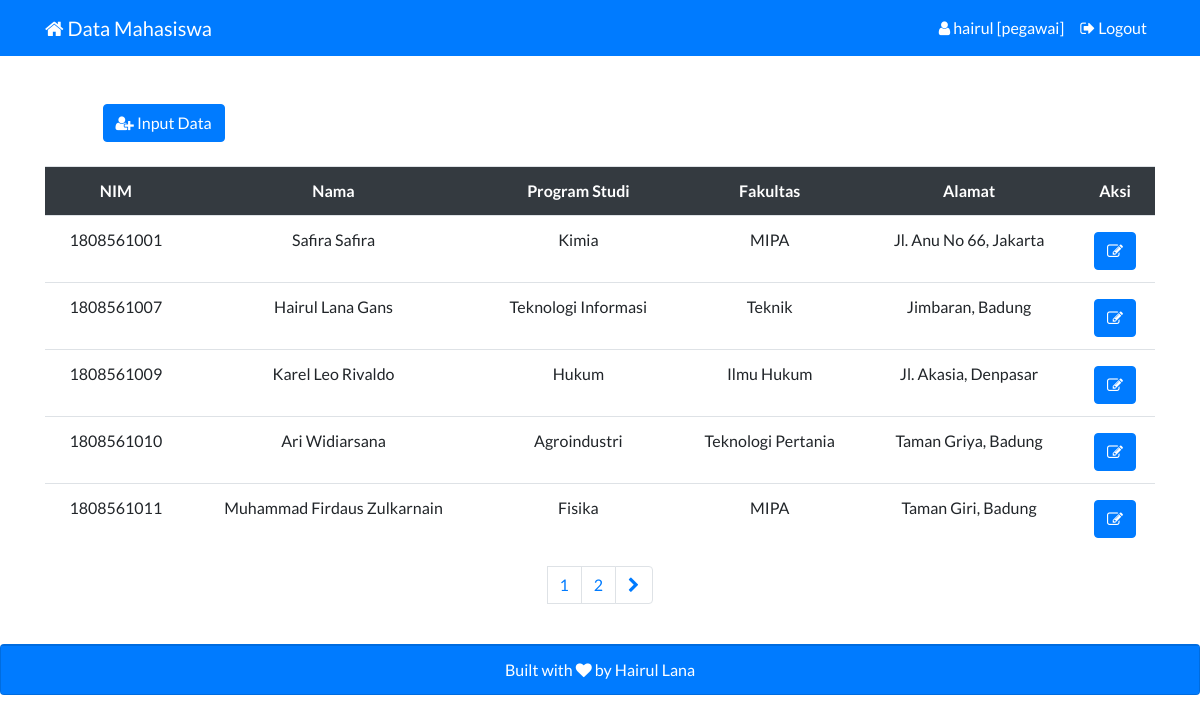
/index.php (signed in), run on the app's committed database.
### tables this page shows
CREATE TABLE `mahasiswa` (
  `nim` varchar(10) NOT NULL,
  `nama` varchar(50) NOT NULL,
  `prodi` varchar(30) NOT NULL,
  `fakultas` varchar(30) NOT NULL,
  `alamat` text NOT NULL
);

### index.php (the view, shortened to what this page needs)
<?php
require "connectDB.php";
$jumlahDataPerHalaman = 5;
$jumlahData = mysqli_num_rows(mysqli_query($connect,"SELECT * FROM mahasiswa"));
$jumlahHalaman = ceil($jumlahData / $jumlahDataPerHalaman);
if ( isset($_GET["page"])){
    $halamanAktif = $_GET["page"];
}else{
    $halamanAktif = 1;
}
$awalData = ( $jumlahDataPerHalaman * $halamanAktif ) - $jumlahDataPerHalaman;
$mahasiswa = mysqli_query($connect,"SELECT * FROM mahasiswa LIMIT $awalData, $jumlahDataPerHalaman");
?>
<!DOCTYPE html>
<html lang="en">
<head>
</head>
<body style="font-family: 'Lato', sans-serif;">
    <?php require "navbar.php" ?>
    <div class="row" data-aos="fade-down" data-aos-duration="1000">
        <div class="col-md-2 offset-md-1 mt-5">
            <a class="btn btn-primary" href="inputData.php"><i class="fa fa-user-plus"></i> Input Data</a>
        </div>
    </div>
    <?php if (mysqli_num_rows(mysqli_query($connect, "SELECT * FROM mahasiswa")) > 0) : ?>
        <?php if(isset($_SESSION["admin"])) : ?>
            <div class="container mt-4" data-aos="fade-down" data-aos-duration="1000">
                <div class="row">
                    <div class="col">
                        <table class="table text-center">
                            <tr class="bg-dark text-white">
                                <th>NIM</th>
                                <th>Nama</th>
                                <th>Program Studi</th>
                                <th>Fakultas</th>
                                <th>Alamat</th>
                                <th>Aksi</th>
                            </tr>
                            <?php
                                foreach ($mahasiswa as $data) :
                            ?>
                                <tr>
                                    <td><?= $data["nim"] ?></td>
                                    <td><?= $data["nama"] ?></td>
                                    <td><?= $data["prodi"] ?></td>
                                    <td><?= $data["fakultas"] ?></td>
                                    <td><?= $data["alamat"] ?></td>
                                    <td><a href="ubahData.php?nim=<?= $data['nim'] ?>" class="btn btn-primary mt-1"><i class="fa fa-edit"></i></a> <a href="hapusData.php?nim=<?= $data['nim'] ?>" class="btn btn-danger mt-1"><i class="fa fa-trash"></i></a></td>
                                </tr>
                            <?php
                                endforeach;
                            ?>
                        </table>
                    </div>
                </div>
            </div>
        <?php elseif (isset($_SESSION["pegawai"])) : ?>
            <div class="container mt-4" data-aos="fade-down" data-aos-duration="1000">
                <div class="row">
                    <div class="col">
                        <table class="table text-center">
                            <tr class="bg-dark text-white">
                                <th>NIM</th>
                                <th>Nama</th>
                                <th>Program Studi</th>
                                <th>Fakultas</th>
                                <th>Alamat</th>
                                <th>Aksi</th>
                            </tr>
                            <?php
                                foreach ($mahasiswa as $data) :
                            ?>
                                <tr>
                                    <td><?= $data["nim"] ?></td>
                                    <td><?= $data["nama"] ?></td>
                                    <td><?= $data["prodi"] ?></td>
                                    <td><?= $data["fakultas"] ?></td>
                                    <td><?= $data["alamat"] ?></td>
                                    <td><a href="ubahData.php?nim=<?= $data['nim'] ?>" class="btn btn-primary mt-1"><i class="fa fa-edit"></i></a></td>
                                </tr>
                            <?php
                                endforeach;
                            ?>
                        </table>
                    </div>
                </div>
            </div>
        <?php endif ?>
        <div class="row">
            <div class="col">
                <nav aria-label="...">
                    <ul class="pagination justify-content-center">
                        <?php for( $i = 1; $i <= $jumlahHalaman; $i++ ) : ?>
                            <?php if( $i == $halamanAktif ) : ?>
                                <li class="active">
                                    <a class="page-link" href="?page=<?= $i; ?>"><?= $i; ?></a>
                                </li>
                            <?php else : ?>
                                <li class="page-item">
                                    <a class="page-link" href="?page=<?= $i; ?>"><?= $i; ?></a>
                                </li>
                            <?php endif; ?>
                        <?php endfor; ?>
                        <li class="page-item">
                            <?php if( $halamanAktif < $jumlahHalaman ) : ?>
                                <a class="page-link" href="?page=<?= $halamanAktif + 1; ?>"><i class="fa fa-chevron-right"></i></a>
                            <?php endif; ?>
                        </li>
                    </ul>
                </nav>
            </div>
        </div>
    <?php else : ?>
        <h3 class="display-4 text-center my-5" data-aos="fade-down" data-aos-duration="1000">Belum Ada Data</h3>
    <?php endif; ?>
</body>
</html>

### data on the page
mahasiswa: nim "1808561001", nama "Safira Safira", prodi "Kimia", fakultas "MIPA", alamat "Jl. Anu No 66, Jakarta"
mahasiswa: nim "1808561007", nama "Hairul Lana Gans", prodi "Teknologi Informasi", fakultas "Teknik", alamat "Jimbaran, Badung"
mahasiswa: nim "1808561009", nama "Karel Leo Rivaldo", prodi "Hukum", fakultas "Ilmu Hukum", alamat "Jl. Akasia, Denpasar"
mahasiswa: nim "1808561010", nama "Ari Widiarsana", prodi "Agroindustri", fakultas "Teknologi Pertania", alamat "Taman Griya, Badung"
mahasiswa: nim "1808561011", nama "Muhammad Firdaus Zulkarnain", prodi "Fisika", fakultas "MIPA", alamat "Taman Giri, Badung"

### other printed values
$_SESSION["pegawai"] "hairul"
